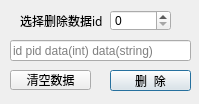
<?xml version="1.0" encoding="UTF-8"?>
<ui version="4.0">
 <class>TLDeleteDialog</class>
 <widget class="QDialog" name="TLDeleteDialog">
  <property name="geometry">
   <rect>
    <x>0</x>
    <y>0</y>
    <width>199</width>
    <height>104</height>
   </rect>
  </property>
  <property name="windowTitle">
   <string>Dialog</string>
  </property>
  <widget class="QPushButton" name="TLClearButton">
   <property name="geometry">
    <rect>
     <x>10</x>
     <y>70</y>
     <width>81</width>
     <height>20</height>
    </rect>
   </property>
   <property name="focusPolicy">
    <enum>Qt::NoFocus</enum>
   </property>
   <property name="text">
    <string>清空数据</string>
   </property>
  </widget>
  <widget class="QLabel" name="label">
   <property name="geometry">
    <rect>
     <x>20</x>
     <y>10</y>
     <width>91</width>
     <height>21</height>
    </rect>
   </property>
   <property name="font">
    <font>
     <family>微软雅黑</family>
     <pointsize>9</pointsize>
     <bold>false</bold>
    </font>
   </property>
   <property name="text">
    <string>选择删除数据id</string>
   </property>
  </widget>
  <widget class="QSpinBox" name="spinBox">
   <property name="geometry">
    <rect>
     <x>110</x>
     <y>10</y>
     <width>61</width>
     <height>21</height>
    </rect>
   </property>
  </widget>
  <widget class="QPushButton" name="TLDeleteButton">
   <property name="geometry">
    <rect>
     <x>110</x>
     <y>70</y>
     <width>81</width>
     <height>21</height>
    </rect>
   </property>
   <property name="focusPolicy">
    <enum>Qt::StrongFocus</enum>
   </property>
   <property name="text">
    <string>删  除</string>
   </property>
  </widget>
  <widget class="QLineEdit" name="lineEdit">
   <property name="geometry">
    <rect>
     <x>10</x>
     <y>40</y>
     <width>181</width>
     <height>21</height>
    </rect>
   </property>
   <property name="focusPolicy">
    <enum>Qt::StrongFocus</enum>
   </property>
   <property name="readOnly">
    <bool>false</bool>
   </property>
   <property name="placeholderText">
    <string>id pid data(int) data(string)</string>
   </property>
  </widget>
 </widget>
 <resources/>
 <connections/>
</ui>
